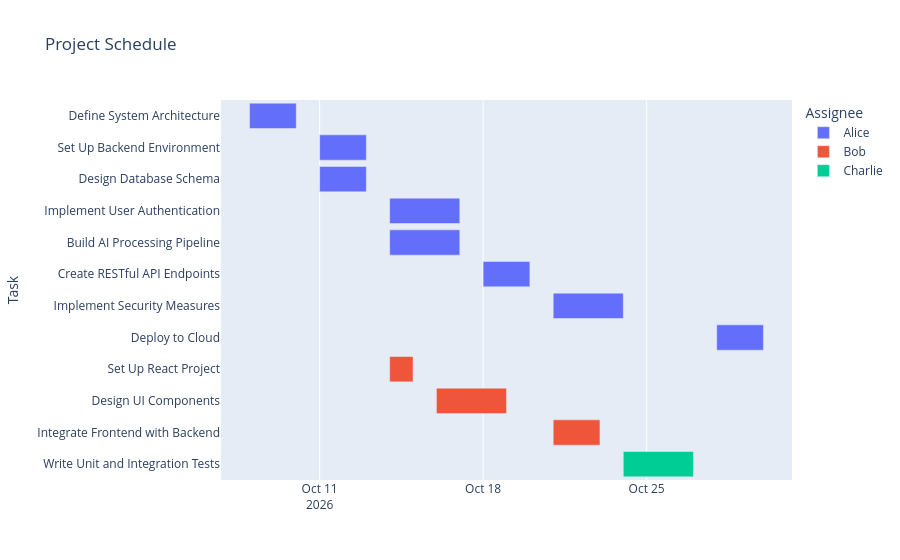

Here is the notebook cell this chart was saved with:
### Markdown cell above
## Visualization & Reporting

The final state holds Python objects, so this cell converts them into a table and a chart:

1. Build a lookup from task name to assignee. A dictionary lookup is much faster than searching the allocation list for every task.
2. Turn each task's start and end day into real dates, counting from today.
3. Put the rows in a pandas `DataFrame` and draw them with `px.timeline`, coloured by assignee.

A Gantt chart suits this data because it shows what runs when and who is responsible, which is hard to read from a table of numbers.

### Code cell
# --- 1. Report Metadata ---
display(Markdown(f"# Project Report: {final_state['project_description']}"))
display(
    Markdown(f"**Risk Score History:** {final_state['project_risk_score_iterations']}")
)

# --- 2. Org Chart ---
print("\nTeam Structure:")
for m in final_state["team"].team_members:
    print(f"└── {m.name} ({m.role})")

# --- 3. Gantt Chart Data Prep ---
sched_data = []
start_date_base = datetime.now()

# Create a lookup for Allocations to avoid O(N^2) loop
alloc_map = {
    a.task.task_name: a.team_member.name
    for a in final_state["task_allocations"].task_allocations
}

for item in final_state["schedule"].schedule:
    t_name = item.task.task_name
    assignee = alloc_map.get(t_name, "Unassigned")

    # Date Math
    s_date = start_date_base + timedelta(days=item.start_day)
    e_date = start_date_base + timedelta(days=item.end_day)

    sched_data.append(
        {
            "Task": t_name,
            "Start": s_date.strftime("%Y-%m-%d"),
            "Finish": e_date.strftime("%Y-%m-%d"),
            "Assignee": assignee,
            "Duration": item.end_day - item.start_day,
        }
    )

df = pd.DataFrame(sched_data).sort_values("Start")

# --- 4. Plot ---
if not df.empty:
    fig = px.timeline(
        df,
        x_start="Start",
        x_end="Finish",
        y="Task",
        color="Assignee",
        title="Project Schedule",
    )
    fig.update_yaxes(autorange="reversed")
    fig.show()
else:
    print("No schedule data to plot.")

### Figure 1 — Plotly figure (JSON) as saved in the notebook; plotly's stock layout.template omitted (floating-point values rounded to 4 significant figures)
{"data": [{"base": ["2026-10-08T00:00:00.000000", "2026-10-11T00:00:00.000000", "2026-10-11T00:00:00.000000", "2026-10-14T00:00:00.000000", "2026-10-14T00:00:00.000000", "2026-10-18T00:00:00.000000", "2026-10-21T00:00:00.000000", "2026-10-28T00:00:00.000000"], "hovertemplate": "Assignee=Alice<br>Start=%{base}<br>Finish=%{x}<br>Task=%{y}<extra></extra>", "legendgroup": "Alice", "marker": {"color": "#636efa", "pattern": {"shape": ""}}, "name": "Alice", "orientation": "h", "showlegend": true, "textposition": "auto", "type": "bar", "x": [172800000, 172800000, 172800000, 259200000, 259200000, 172800000, 259200000, 172800000], "xaxis": "x", "y": ["Define System Architecture", "Set Up Backend Environment", "Design Database Schema", "Implement User Authentication", "Build AI Processing Pipeline", "Create RESTful API Endpoints", "Implement Security Measures", "Deploy to Cloud"], "yaxis": "y"}, {"base": ["2026-10-14T00:00:00.000000", "2026-10-16T00:00:00.000000", "2026-10-21T00:00:00.000000"], "hovertemplate": "Assignee=Bob<br>Start=%{base}<br>Finish=%{x}<br>Task=%{y}<extra></extra>", "legendgroup": "Bob", "marker": {"color": "#EF553B", "pattern": {"shape": ""}}, "name": "Bob", "orientation": "h", "showlegend": true, "textposition": "auto", "type": "bar", "x": [86400000, 259200000, 172800000], "xaxis": "x", "y": ["Set Up React Project", "Design UI Components", "Integrate Frontend with Backend"], "yaxis": "y"}, {"base": ["2026-10-24T00:00:00.000000"], "hovertemplate": "Assignee=Charlie<br>Start=%{base}<br>Finish=%{x}<br>Task=%{y}<extra></extra>", "legendgroup": "Charlie", "marker": {"color": "#00cc96", "pattern": {"shape": ""}}, "name": "Charlie", "orientation": "h", "showlegend": true, "textposition": "auto", "type": "bar", "x": [259200000], "xaxis": "x", "y": ["Write Unit and Integration Tests"], "yaxis": "y"}], "layout": {"barmode": "overlay", "legend": {"title": {"text": "Assignee"}, "tracegroupgap": 0}, "title": {"text": "Project Schedule"}, "xaxis": {"anchor": "y", "domain": [0.0, 1.0], "type": "date"}, "yaxis": {"anchor": "x", "autorange": "reversed", "domain": [0.0, 1.0], "title": {"text": "Task"}}}}
